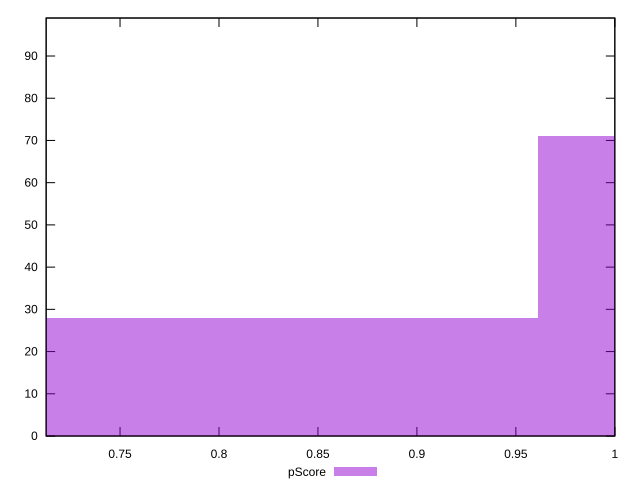

Source code (gnuplot):
reset

$pScore <<EOF
1.0986079113250018 71
0.8239559334937514 28
EOF

set key outside below
set boxwidth 0.27465197783125045
set xrange [0.7126677777777778:1]
set yrange [0:99]
set trange [0:99]
set style fill transparent solid 0.5 noborder
set terminal svg size 640, 490 enhanced background rgb 'white'
set output "reports/report_00027_2021-02-24T12-40-31.850Z/uses-rel-preconnect/samples/card/pScore/histogram.svg"

plot $pScore title "pScore" with boxes

reset
